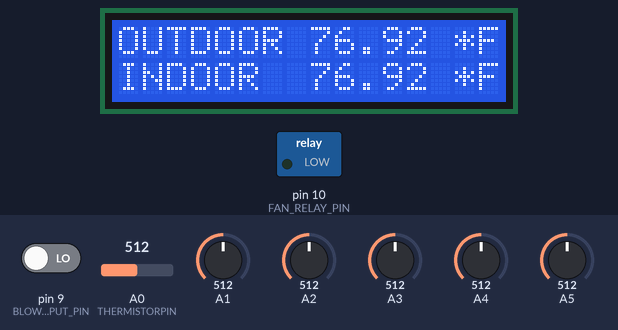
Bench run of a sketch on a simulated Arduino Uno, built with avr-gcc and run on an emulated ATmega328P. Parts: 16×2 character LCD, switched loads named in the sketch (green lamp = pin HIGH). The test bench sets the inputs (shaded band); at power-on: A1 = 512, A0 (THERMISTORPIN) = 512, A2 = 512, A3 = 512, A4 = 512, A5 = 512, pin 9 (BLOWER_ON_INPUT_PIN) LOW.

Above: at 2.6 s.
2.7 s: A1 set to 546
At 6.5 s:
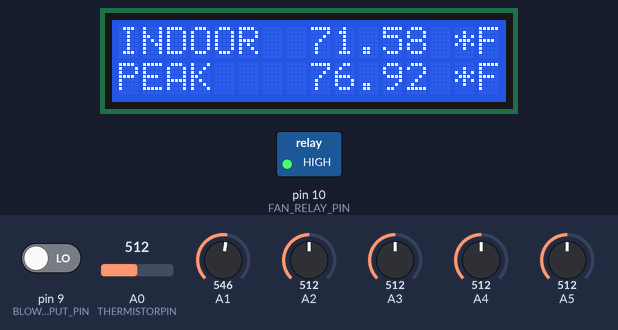
9.0 s: A0 (THERMISTORPIN) set to 716
At 12.6 s:
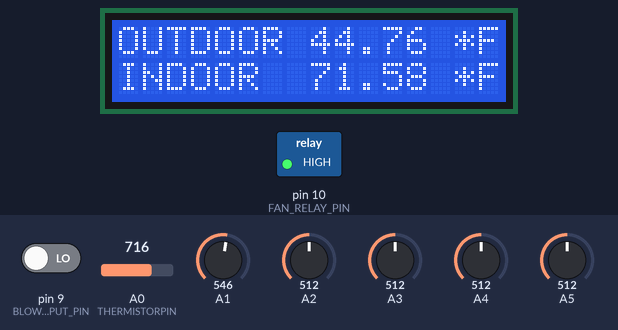
15.3 s: A2 set to 716
At 18.9 s:
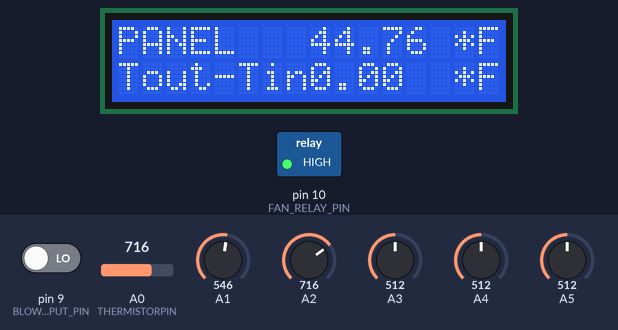
21.5 s: A3 set to 716
At 25.0 s:
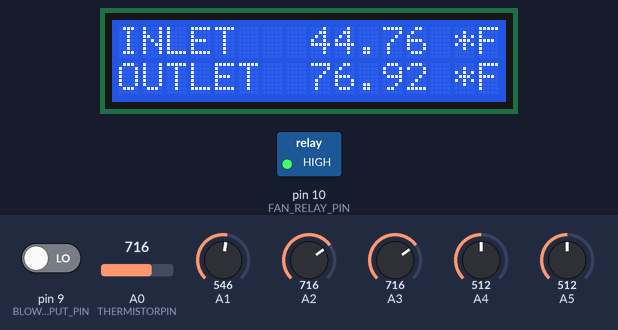
27.5 s: A4 set to 306
At 28.7 s:
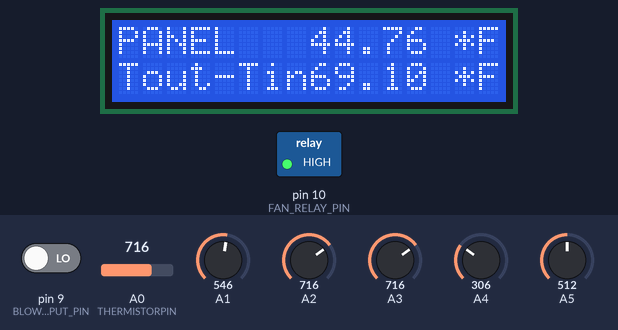
31.5 s: A5 set to 716
At 37.4 s:
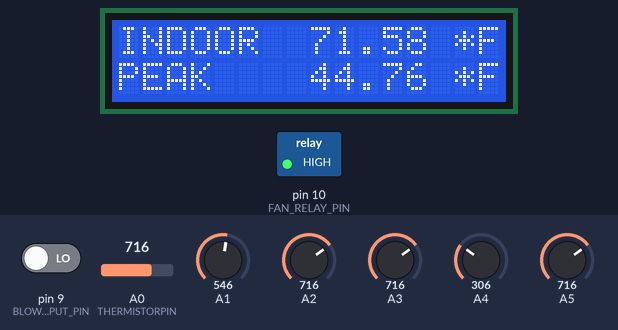
Timing chart, 0 to 38.5 s (numbered marks = the images above; inputs shaded):
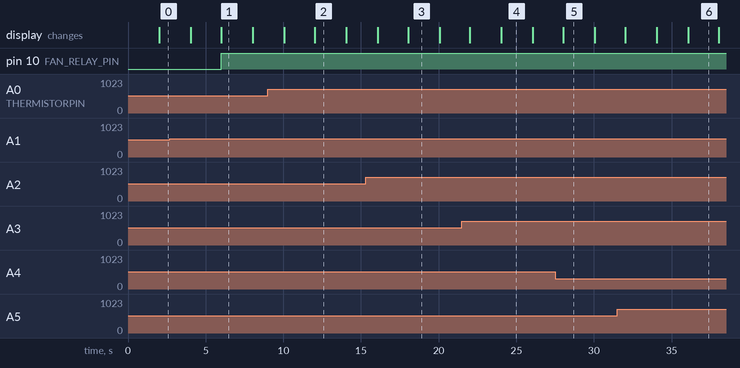

Measured:
- the behaviour switches between 537 and 538 on A1 (found by bisection; images 0 and 1)
- after the input at 2.7 s, pin 10 (FAN_RELAY_PIN): LOW → HIGH after 3.3 s
- what the display in image 1 shows lasts 2.0 s, from 6.0 s to 8.0 s

The sketch:

Barn_Brain_Raspberry_Pi.ino
```cpp
// this program was written 2012-10-06 my Matt Wortley
// It accepts input from the serial port to access a shared array
// of bytes (unsigned char).  They are accessed by a very simple
// protocol with no white space:  [address][command][data]
// [address] is the index in the shared array in ascii hex (0A=10dec)
// [command] is either a single CAPITAL W or R for write or read
// [data] is a series of hexadecimal pairs with no white space
// For write commands, each hexadecimal pair causes a write to the
// next memory location. To write three value A0 B1 C2 to the
// seventh through ninth bytes of the shared array use
// something like this:
// 7WA0B1C2
// THIS MUST END WITH A NEWLINE CHARACTER FOR THE LINE TO BE READ
// READING EXAMPLE:
// 7R03
// Will produce
// A0B1C2
// as a reply on the serial line.
// REMEBER YOU ARE USING HEXADECIMAL FOR ALL COMMUNICATIONS
// 10 in HEX is the same a 16 DECIMAL
//

/*
    This program is free software: you can redistribute it and/or modify
    it under the terms of the GNU General Public License as published by
    the Free Software Foundation, either version 3 of the License, or
    (at your option) any later version.

    This program is distributed in the hope that it will be useful,
    but WITHOUT ANY WARRANTY; without even the implied warranty of
    MERCHANTABILITY or FITNESS FOR A PARTICULAR PURPOSE.  See the
    GNU General Public License for more details.

    You should have received a copy of the GNU General Public License
    along with this program.  If not, see <http://www.gnu.org/licenses/>.
*/


#include <Time.h>

// LCD STUFF ** LCD STUFF ** LCD STUFF ** LCD STUFF ** LCD STUFF **
//
// Circuit:  VSS + RW (LCD 1 + 5) to GND (Arduino)
//           VDD (LCD 2) to +5V (Arduino)
//           VO (LCD 3) to Potentiometer
//           RW (LCD 4) to Arduino Digital pin
//            LCD 5 Skip
//            EN(Enable LCD 6) to Arduino Digital pin
//            LCD D4 to Arduino Digital pin
//            LCD D5 to Arduino Digital pin
//            LCD D6 to Arduino Digital pin
//            LCD D7 to Arduino Digital pin
//
//
// include the library code:
// initialize the library with the numbers of the interface pins
#include <LiquidCrystal.h>
LiquidCrystal lcd(7, 6, 5, 4, 3, 2); // Barn Brain LCD
//LiquidCrystal lcd(32, 30, 28, 26, 24, 22); // Big LCD
// END LCD STUFF ** END LCD STUFF ** END LCD STUFF ** END LCD STUFF **

// Below is the code I stole to convert ADC reads to temperatures
/* ADC = T/(R+T)*1023
   ADC(R+T) = T*1023
   ADC*R + ADC*T = T*1023
   ADC*R = T*1023 - ADC*T
   ADC*R = (1023 - ADC) T
   T = (ADC * R)/(1023 - ADC)

   // Resistance = (RawADC * pad)/(1023 - RawADC);
*/

#define SHARED_BYTES 18  // Tells us how many bytes we can share with
		         // people over the serial port.
#define FAN_RELAY_PIN 10
#define BLOWER_ON_INPUT_PIN 9
uint32_t fanOffTime = 0;
#define FAN_OFF_DIFF_TEMP 1
#define FAN_ON_DIFF_TEMP 3
// which analog pin to connect
#define THERMISTORPIN A0
// resistance at 25 degrees C
#define THERMISTORNOMINAL 10000
// temp. for nominal resistance (almost always 25 C)
#define TEMPERATURENOMINAL 25
// how many samples to take and average, more takes longer
// but is more 'smooth'
#define NUMSAMPLES 10
// The beta coefficient of the thermistor (usually 3000-4000)
#define BCOEFFICIENT 3950
// the value of the 'other' resistor
#define SERIESRESISTOR 10000
#define LOOP_TIME 2000

// Global variables
  float steinhart;
  float Toutdoor;
  float Tindoor;
  float Tpanel;
  float Tinlet;
  float Toutlet;
  float Troof;
  unsigned long old_millis;

  #define LINE_BUFF_SZ 60
  unsigned char shared_array[SHARED_BYTES];
  int digitalState;
  int pinNumber;
  int analogRate;
  int sensorVal;
  char tmp_str[LINE_BUFF_SZ];
  char lineReadyFlag = 0;


// End Global Variables

int samples[NUMSAMPLES];


void setup(void) {
  pinMode(FAN_RELAY_PIN, OUTPUT);
  pinMode(BLOWER_ON_INPUT_PIN, INPUT);
  Serial.begin(9600);
  old_millis=millis()/LOOP_TIME;
  // set up the LCD's number of columns and rows:
  lcd.begin(16, 2);
  // Print a message to the LCD.
  lcd.print("BARN BRAIN v0.2");
}

unsigned char fanRelayState;
unsigned char blowerOnState;

void loop(void) {
  // ** SERIAL INTERFACE STUFF **
  getSerial();  // Go check on the serial port and load the line buffer if we need to
  if (lineReadyFlag == 1) // if we go serial data, go handle it.
  {
    parseLine(tmp_str);
    shared_array[SHARED_BYTES - 1] ='\0'; // Put the null character on the end
  }
  // ** END SERIAL INTERFACE STUFF **

  read_all_temp_sensors();
  // serial_print_temp_sensors();
  // Handle the slow periodic tasks like updating the LCD
  // and checking on the blower.
  if ((millis()/LOOP_TIME)!=old_millis)
  {
    lcd_display_temp_status();
    old_millis=millis()/LOOP_TIME;
    blowerOnState=digitalRead(BLOWER_ON_INPUT_PIN);
    fanRelayState = (millis()<fanOffTime);
    shared_array[16]=(blowerOnState<<1)+(fanRelayState);
    if(Troof >= (Tindoor + (FAN_OFF_DIFF_TEMP+FAN_ON_DIFF_TEMP -fanRelayState*(FAN_ON_DIFF_TEMP - FAN_OFF_DIFF_TEMP))))
    {
      fanOffTime = millis()+900000L;
    }
    digitalWrite(FAN_RELAY_PIN, fanRelayState);
  }
}

void read_all_temp_sensors(void)
{
  int *pInt; // A pointer to an integer
  Toutdoor = read_thermistor(A0);
  // by using an integer pointer, we can just point
  // it to the right spot and C will automatically
  // convert the float*100 to an int and pack it
  // properly.
  pInt = (int *)&shared_array[8];
  *pInt = Toutdoor*100;
  Tindoor = read_thermistor(A1);
  pInt = (int *)&shared_array[4];
  *pInt = Tindoor*100;
  Tpanel = read_thermistor(A2);
  pInt = (int *)&shared_array[14];
  *pInt = Tpanel*100;
  Tinlet  = read_thermistor(A3);
  pInt = (int *)&shared_array[10];
  *pInt = Tinlet*100;
  Toutlet = read_thermistor(A4);
  pInt = (int *)&shared_array[12];
  *pInt = Toutlet*100;
  Troof  = read_thermistor(A5);
  pInt = (int *)&shared_array[6];
  *pInt = Troof*100;

}

float read_thermistor(unsigned int channel)
{
  uint8_t i;
  float average;

  // take N samples in a row, with a slight delay
  for (i=0; i< NUMSAMPLES; i++) {
   samples[i] = analogRead(channel);
  delay(1);
  }

  // average all the samples out
  average = 0;
  for (i=0; i< NUMSAMPLES; i++) {
     average += samples[i];
  }
  average /= NUMSAMPLES;

  // convert the value to resistance
  average = 1023 / average - 1;
  average = SERIESRESISTOR / average;
  float steinhart;
  steinhart = average / THERMISTORNOMINAL;     // (R/Ro)
  steinhart = log(steinhart);                  // ln(R/Ro)
  steinhart /= BCOEFFICIENT;                   // 1/B * ln(R/Ro)
  steinhart += 1.0 / (TEMPERATURENOMINAL + 273.15); // + (1/To)
  steinhart = 1.0 / steinhart;                 // Invert
  steinhart -= 273.15;                         // convert to C
  steinhart = 1.8*steinhart + 32;
  return steinhart;
}

void serial_print_temp_sensors(void)
{
  Serial.println("=============================");
  Serial.print("Temperature Outdoors ");
  Serial.print(Toutdoor);
  Serial.println(" *F");
  Serial.print("Temperature Indoors ");
  Serial.print(Tindoor);
  Serial.println(" *F");
  Serial.print("Temperature at Inlet ");
  Serial.print(Tinlet);
  Serial.println(" *F");
  Serial.print("Temperature at Outlet ");
  Serial.print(Toutlet);
  Serial.println(" *F");
  Serial.print("Temperature inside Panel ");
  Serial.print(Tpanel);
  Serial.println(" *F");
  Serial.print("Temperature at roof peak ");
  Serial.print(Troof);
  Serial.println(" *F");
  delay(1000);
}

void lcd_display_temp_status(void)
{
  // which pass through the routine we are on.  Used to display multiple temps.
  static int pass=0;

  switch (pass)
  {
  case 0:
    lcd.clear();
    lcd.print("OUTDOOR ");
    lcd.setCursor(8, 0);
    lcd.print(Toutdoor);
    lcd.setCursor(13, 0);
    lcd.print(" *F");
    lcd.setCursor(0, 1);
    lcd.print("INDOOR");
    lcd.setCursor(8, 1);
    lcd.print(Tindoor);
    lcd.setCursor(13, 1);
    lcd.print(" *F");
    pass=1;
    break;
  case 1:
    lcd.clear();
    lcd.print("INLET ");
    lcd.setCursor(8, 0);
    lcd.print(Tinlet);
    lcd.setCursor(13, 0);
    lcd.print(" *F");
    lcd.setCursor(0, 1);
    lcd.print("OUTLET");
    lcd.setCursor(8, 1);
    lcd.print(Toutlet);
    lcd.setCursor(13, 1);
    lcd.print(" *F");
    pass=2;
    break;
  case 2:
    lcd.clear();
    lcd.print("INDOOR ");
    lcd.setCursor(8, 0);
    lcd.print(Tindoor);
    lcd.setCursor(13, 0);
    lcd.print(" *F");
    lcd.setCursor(0, 1);
    lcd.print("PEAK");
    lcd.setCursor(8, 1);
    lcd.print(Troof);
    lcd.setCursor(13, 1);
    lcd.print(" *F");
    pass=3;
    break;
  case 3:
    lcd.clear();
    lcd.print("PANEL");
    lcd.setCursor(8, 0);
    lcd.print(Tpanel);
    lcd.setCursor(13, 0);
    lcd.print(" *F");
    lcd.setCursor(0, 1);
    lcd.print("Tout-Tin");
    lcd.setCursor(8, 1);
    lcd.print(Toutlet-Tinlet);
    lcd.setCursor(13, 1);
    lcd.print(" *F");
    pass=4;
    break;
  case 4:  // Show the ip address of the host PC
    lcd.clear();
    lcd.print("IP Address");
    lcd.setCursor(0, 1);
    lcd.print(shared_array[0]);
    lcd.print(".");
    lcd.print(shared_array[1]);
    lcd.print(".");
    lcd.print(shared_array[2]);
    lcd.print(".");
    lcd.print(shared_array[3]);
    pass=0;
    break;
  default:
    pass=0;
    break;
  } // end switch pass
}

int getSerial()
{
  static unsigned char chari=0; // character index
  if(lineReadyFlag == 0)
  {
    if(Serial.available())
    {
      tmp_str[chari]=Serial.read();
      tmp_str[chari+1]='\0'; // place the null string terminator at the end every time
      if(tmp_str[chari]=='\n')
      {
        chari=0; // reset the index
        lineReadyFlag=1; // tell the main routine we have data for it.
      }
      else
      {
         if(chari < (LINE_BUFF_SZ - 2)) // we can only index to the size of the buffer -2 and
         {                                // still have room for the next character and the NULL
            chari++;
         }
         //Serial.println(tmp_str);
      } // End else
    } // end if(Serial.available())
  } // END if(lineReadyFlag == 0)
  return 0;
}

/*
**  parses a text line when we get one.  Triggers any needed
**  actions like copying it to memory or loading the output
**  buffer with text
*/

enum parseLineState { INITIALIZING, READADDRESS, READCOMMAND, READING, WRITING, READQUANTITY, ECHOBYTE, READINGDATA, IDLE };

void parseLine (char *line_str)
{
  int n;
  int quantity=0;  // how many bytes should be read out if we read
  int value=0; // the temp storage of values we write in
  int t;
  int address=0;
  int i=0;  // character index through the line string
  // Serial.print("parseLine called...");
  enum parseLineState mystate = IDLE;
  while(tmp_str[i]!='\0')
  {
    switch(mystate)
    {
      case IDLE:
        //Serial.println("parseLine:IDLE state...");
        mystate=READADDRESS; // always jumps from IDLE to READADDRESS
        break;
      case READADDRESS:
        //Serial.println("parseLine:READADDRESS state...");
        // if done exit to read command
        t=isHexChar(tmp_str[i]);
        //Serial.print("t was:");
        //Serial.println(t);
        if(t == -1) mystate=READCOMMAND;
        else
        {
          i++;
          address=address*16 + t;
        }
        break;
      case READQUANTITY:
        //Serial.println("parseLine:READQUANTITY state...");
        // if done exit to read command
        t=isHexChar(tmp_str[i]);
        //Serial.print("t was:");
        //Serial.println(t);
        if(t == -1) mystate=READING;
        else
        {
          i++;
          quantity=quantity*16 + t;
        }
        break;
      case READCOMMAND:
        //Serial.println("parseLine:READCOMMAND state...");
        //Serial.print("Address was:");
        //Serial.println(address);
        if(tmp_str[i]=='W')
        {
          mystate=WRITING;
          i++;
        }
        else if(tmp_str[i]=='R')
        {
          mystate=READQUANTITY;
          quantity=0;
          i++;
        }
        else
        {
        //   Serial.println("BOTCHED COMMAND FOUND!");
           i++;
        }
        break;
      case WRITING:
        //Serial.println("parseLine:WRITING state...");
        // read a number from the port
        t=isHexChar(tmp_str[i]);
        //Serial.print("t was:");
        //Serial.println(t);
        if(t == -1) mystate=ECHOBYTE;
        else
        {
          i++;
          value=t;
        }
        t=isHexChar(tmp_str[i]);
        //Serial.print("t was:");
        //Serial.println(t);
        if(t == -1) mystate=ECHOBYTE;
        else
        {
          i++;
          value=value*16 + t;
          if(address < SHARED_BYTES)
          {
            shared_array[address]=value;
            address++;
          }
        }
        break;
      case READING:
      //Serial.println("parseLine:READING state...");
        for(n=0;n<quantity;n++)
        {
           if((address+n) < SHARED_BYTES)
           {
             value=shared_array[address+n];
             Serial.print(byte2hexChar(value>>4));
             Serial.print(byte2hexChar(value & 0x0F));
           }
        }
        Serial.println("");
        mystate=ECHOBYTE;
        break;
      case ECHOBYTE:
        //Serial.println("parseLine:ECHOBYTE state...");
        i++;
        break;
      default:
        break;
     }  // end switch
  } // end while
  tmp_str[0]='\0'; // put a null character at the start of the line buffer to CLEAR it.
  lineReadyFlag = 0; // flag that we have processed the line and are ready for more.
  //Uncomment to see what the shared memory contains on your serial terminal.
  //Serial.println("consumed array:");
  //for (value=0;value<SHARED_BYTES;value++)
  //{
  //  Serial.println(shared_array[value]);
  //}
}


/* isHexChar returns -1 if it isn't a good CAPITAL LETTER HEX CODE */
/* It returns a number 0 or greater if it is a good hex digit */
int isHexChar( char character)
{
     if(character < '0')
     {
        return -1; // character was lower than a valid hex input
     }
     else if(character < ':')  // Must be a valid number if we got here
     {
        return character - '0';
     }
     else if(character < 'A')
     {
        return -1;  // Must be between 9 and A -- Not good
     }
     else if( character < 'G')
     {
       return character - '7'; // Seven is 10 characters less than letter A
     }
     return -1;
}

char byte2hexChar (int eb)
{
   if(eb<0x0A) return eb +'0';
   else return eb + '7'; // Add the character '7' to make sure a value of 0xA produces an ASCII A.
   return 0;
}
```
